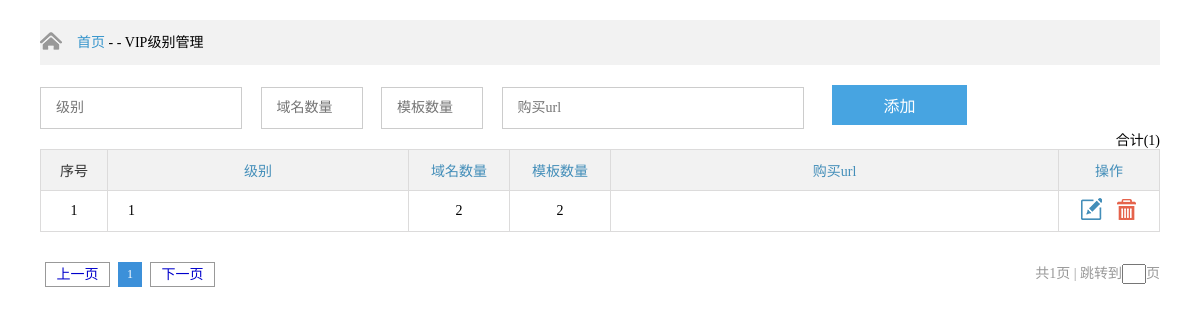
The page /admin/vip.php (signed in) on the database as committed earlier.
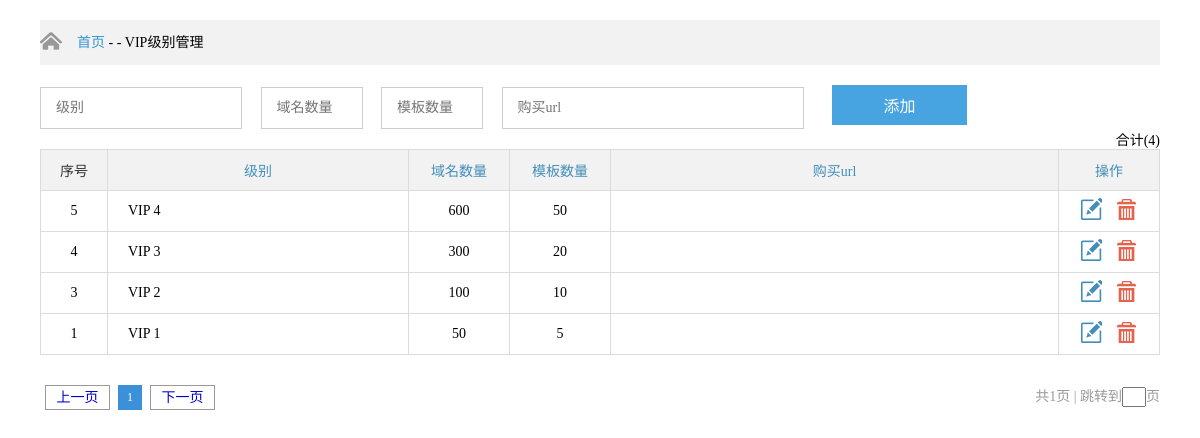
The same page on the database as committed later.
### tables this page shows
CREATE TABLE `vip` (
  `id` int(10) unsigned NOT NULL AUTO_INCREMENT,
  `title` varchar(255) NOT NULL DEFAULT '1',
  `domain` int(11) NOT NULL,
  `templates` int(11) NOT NULL,
  PRIMARY KEY (`id`)
);

### admin/vip.php (the view, shortened to what this page needs)
<?php
$action=isset($_GET['action'])?$_GET['action']:"";
$page=isset($_GET['page'])?$_GET['page']:1;
$data=array();
?>
<!DOCTYPE html PUBLIC "-//W3C//DTD XHTML 1.0 Transitional//EN" "http://www.w3.org/TR/xhtml1/DTD/xhtml1-transitional.dtd">
<html xmlns="http://www.w3.org/1999/xhtml">
<head>
	<link rel="stylesheet" type="text/css" href="css/css.css" />
	<link rel="stylesheet" type="text/css" href="css/pageGroup.css" />
</head>
<body>
<div id="pageAll">
	<div class="pageTop">
		<div class="page">
			<img src="img/coin02.png" style="float:left;margin-top:10px;" /><span><a href="main.php">首页</a>&nbsp;-&nbsp;-</span>&nbsp;VIP级别管理
		</div>
	</div>
	<div class="page">
		<div class="connoisseur">
			<div class="conform clear">
				<div class="cfD">
					<form action="?action=add" method="post">
						<input class="userinput vpr" style="width:200px;" type="text" name="title" placeholder="级别"/>
						<input class="userinput vpr" style="width:100px;" type="text" name="domain" placeholder="域名数量"/>
						<input class="userinput vpr" style="width:100px;" type="text" name="templates" placeholder="模板数量"/>
						<input class="userinput vpr" type="text" name="url" placeholder="购买url"/>
						<button class="userbtn">添加</button>
					</form>
				</div>
			</div>
			<div class="conShow">
				<span style="float:right">合计(<?=data_num('vip')?>)</span>
				<table border="1" cellspacing="0" cellpadding="0" width="100%">
					<tr>
						<td width="66px" class="tdColor tdC">序号</td>
						<td width="300px" class="tdColor">级别</td>
						<td width="100px" class="tdColor">域名数量</td>
						<td width="100px" class="tdColor">模板数量</td>
						<td class="tdColor">购买url</td>
						<td width="100px" class="tdColor">操作</td>
					</tr>
					<?php
					if(info_list('vip',$page)){
						foreach(info_list('vip',$page) as $row){
							if (isset($id)&&$id == $row['id']&&$action=="edit") {
								?>
								<tr bgcolor="#999">
									<form action='?action=save&page=<?= $page ?>&id=<?= $id ?>' method='post'>
										<td height="40px"><?= $row['id'] ?></td>
										<td style="text-align:left;padding-left:20px;"><input type="text" name="title" value="<?= $row['title'] ?>"/></td>
										<td><input type="text" name="domain" value="<?= $row['domain'] ?>"/></td>
										<td><input type="text" name="templates" value="<?= $row['templates'] ?>"/></td>
										<td><input type="text" name="url" value="<?= $row['url'] ?>"/></td>
										<td>
											<button><img src="img/ok.png"></button><a href="?page=<?= $page ?>"><img src="img/no.png"></a></td>
									</form>
								</tr>
								<?php
							}else {
								?>
								<tr>
									<td height="40px"><?= $row['id'] ?></td>
									<td style="text-align:left;padding-left:20px;"><?= $row['title'] ?></td>
									<td><?= $row['domain'] ?></td>
									<td><?= $row['templates'] ?></td>
									<td><?= $row['url'] ?></td>
									<td>
										<a href="?action=edit&page=<?=$page?>&id=<?= $row['id'] ?>"><img class="operation" src="img/update.png"></a> <a href="?action=del&page=<?=$page?>&id=<?=$row['id']?>"><img class="operation delban" src="img/delete.png"></a></td>
								</tr>
								<?php
							}
						}
					}
					?>
				</table>
				<div class="paging">
					<div id="pageGro" class="cb clear">
						<?=list_page('vip',$page)?>
					</div>
				</div>
			</div>
		</div>
	</div>
</div>
</body>
</html>

Rows that differ between the two databases and show on the page:
added vip: id "5", title "VIP 4", domain "600", templates "50"
added vip: id "4", title "VIP 3", domain "300", templates "20"
added vip: id "3", title "VIP 2", domain "100", templates "10"
changed vip id 1: title "1" → "VIP 1"; domain "2" → "50"; templates "2" → "5"
Other text that changed with them:
data_num('vip'): "1" → "4"
